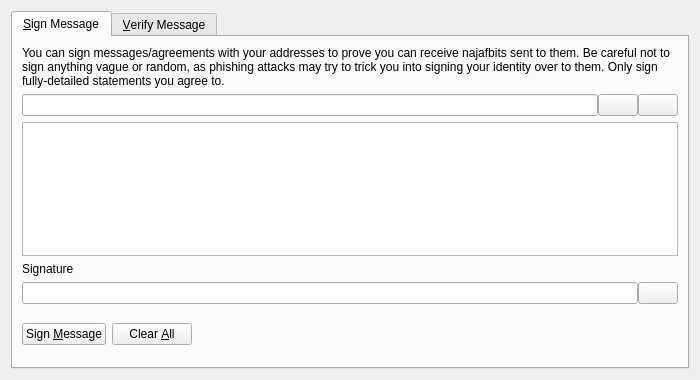
<?xml version="1.0" encoding="UTF-8"?>
<ui version="4.0">
 <class>SignVerifyMessageDialog</class>
 <widget class="QDialog" name="SignVerifyMessageDialog">
  <property name="geometry">
   <rect>
    <x>0</x>
    <y>0</y>
    <width>700</width>
    <height>380</height>
   </rect>
  </property>
  <property name="windowTitle">
   <string>Signatures - Sign / Verify a Message</string>
  </property>
  <property name="modal">
   <bool>true</bool>
  </property>
  <layout class="QVBoxLayout" name="verticalLayout">
   <item>
    <widget class="QTabWidget" name="tabWidget">
     <property name="currentIndex">
      <number>0</number>
     </property>
     <widget class="QWidget" name="tabSignMessage">
      <attribute name="title">
       <string>&amp;Sign Message</string>
      </attribute>
      <layout class="QVBoxLayout" name="verticalLayout_SM">
       <item>
        <widget class="QLabel" name="infoLabel_SM">
         <property name="text">
          <string>You can sign messages/agreements with your addresses to prove you can receive najafbits sent to them. Be careful not to sign anything vague or random, as phishing attacks may try to trick you into signing your identity over to them. Only sign fully-detailed statements you agree to.</string>
         </property>
         <property name="textFormat">
          <enum>Qt::PlainText</enum>
         </property>
         <property name="wordWrap">
          <bool>true</bool>
         </property>
        </widget>
       </item>
       <item>
        <layout class="QHBoxLayout" name="horizontalLayout_1_SM">
         <property name="spacing">
          <number>0</number>
         </property>
         <item>
          <widget class="QValidatedLineEdit" name="addressIn_SM">
           <property name="toolTip">
            <string>The Najafbit address to sign the message with</string>
           </property>
          </widget>
         </item>
         <item>
          <widget class="QPushButton" name="addressBookButton_SM">
           <property name="toolTip">
            <string>Choose previously used address</string>
           </property>
           <property name="text">
            <string/>
           </property>
           <property name="icon">
            <iconset resource="../najafbit.qrc">
             <normaloff>:/icons/address-book</normaloff>:/icons/address-book</iconset>
           </property>
           <property name="shortcut">
            <string>Alt+A</string>
           </property>
           <property name="autoDefault">
            <bool>false</bool>
           </property>
          </widget>
         </item>
         <item>
          <widget class="QPushButton" name="pasteButton_SM">
           <property name="toolTip">
            <string>Paste address from clipboard</string>
           </property>
           <property name="text">
            <string/>
           </property>
           <property name="icon">
            <iconset resource="../najafbit.qrc">
             <normaloff>:/icons/editpaste</normaloff>:/icons/editpaste</iconset>
           </property>
           <property name="shortcut">
            <string>Alt+P</string>
           </property>
           <property name="autoDefault">
            <bool>false</bool>
           </property>
          </widget>
         </item>
        </layout>
       </item>
       <item>
        <widget class="QPlainTextEdit" name="messageIn_SM">
         <property name="toolTip">
          <string>Enter the message you want to sign here</string>
         </property>
        </widget>
       </item>
       <item>
        <widget class="QLabel" name="signatureLabel_SM">
         <property name="text">
          <string>Signature</string>
         </property>
         <property name="textFormat">
          <enum>Qt::PlainText</enum>
         </property>
        </widget>
       </item>
       <item>
        <layout class="QHBoxLayout" name="horizontalLayout_2_SM">
         <property name="spacing">
          <number>0</number>
         </property>
         <item>
          <widget class="QLineEdit" name="signatureOut_SM">
           <property name="font">
            <font>
             <italic>true</italic>
            </font>
           </property>
           <property name="readOnly">
            <bool>true</bool>
           </property>
          </widget>
         </item>
         <item>
          <widget class="QPushButton" name="copySignatureButton_SM">
           <property name="toolTip">
            <string>Copy the current signature to the system clipboard</string>
           </property>
           <property name="text">
            <string/>
           </property>
           <property name="icon">
            <iconset resource="../najafbit.qrc">
             <normaloff>:/icons/editcopy</normaloff>:/icons/editcopy</iconset>
           </property>
           <property name="autoDefault">
            <bool>false</bool>
           </property>
          </widget>
         </item>
        </layout>
       </item>
       <item>
        <layout class="QHBoxLayout" name="horizontalLayout_3_SM">
         <item>
          <widget class="QPushButton" name="signMessageButton_SM">
           <property name="toolTip">
            <string>Sign the message to prove you own this Najafbit address</string>
           </property>
           <property name="text">
            <string>Sign &amp;Message</string>
           </property>
           <property name="icon">
            <iconset resource="../najafbit.qrc">
             <normaloff>:/icons/edit</normaloff>:/icons/edit</iconset>
           </property>
           <property name="autoDefault">
            <bool>false</bool>
           </property>
          </widget>
         </item>
         <item>
          <widget class="QPushButton" name="clearButton_SM">
           <property name="toolTip">
            <string>Reset all sign message fields</string>
           </property>
           <property name="text">
            <string>Clear &amp;All</string>
           </property>
           <property name="icon">
            <iconset resource="../najafbit.qrc">
             <normaloff>:/icons/remove</normaloff>:/icons/remove</iconset>
           </property>
           <property name="autoDefault">
            <bool>false</bool>
           </property>
          </widget>
         </item>
         <item>
          <spacer name="horizontalSpacer_1_SM">
           <property name="orientation">
            <enum>Qt::Horizontal</enum>
           </property>
           <property name="sizeHint" stdset="0">
            <size>
             <width>40</width>
             <height>48</height>
            </size>
           </property>
          </spacer>
         </item>
         <item>
          <widget class="QLabel" name="statusLabel_SM">
           <property name="font">
            <font>
             <weight>75</weight>
             <bold>true</bold>
            </font>
           </property>
           <property name="text">
            <string/>
           </property>
           <property name="wordWrap">
            <bool>true</bool>
           </property>
          </widget>
         </item>
         <item>
          <spacer name="horizontalSpacer_2_SM">
           <property name="orientation">
            <enum>Qt::Horizontal</enum>
           </property>
           <property name="sizeHint" stdset="0">
            <size>
             <width>40</width>
             <height>48</height>
            </size>
           </property>
          </spacer>
         </item>
        </layout>
       </item>
      </layout>
     </widget>
     <widget class="QWidget" name="tabVerifyMessage">
      <attribute name="title">
       <string>&amp;Verify Message</string>
      </attribute>
      <layout class="QVBoxLayout" name="verticalLayout_VM">
       <item>
        <widget class="QLabel" name="infoLabel_VM">
         <property name="text">
          <string>Enter the receiver's address, message (ensure you copy line breaks, spaces, tabs, etc. exactly) and signature below to verify the message. Be careful not to read more into the signature than what is in the signed message itself, to avoid being tricked by a man-in-the-middle attack. Note that this only proves the signing party receives with the address, it cannot prove sendership of any transaction!</string>
         </property>
         <property name="textFormat">
          <enum>Qt::PlainText</enum>
         </property>
         <property name="alignment">
          <set>Qt::AlignLeading|Qt::AlignLeft|Qt::AlignTop</set>
         </property>
         <property name="wordWrap">
          <bool>true</bool>
         </property>
        </widget>
       </item>
       <item>
        <layout class="QHBoxLayout" name="horizontalLayout_1_VM">
         <property name="spacing">
          <number>0</number>
         </property>
         <item>
          <widget class="QValidatedLineEdit" name="addressIn_VM">
           <property name="toolTip">
            <string>The Najafbit address the message was signed with</string>
           </property>
          </widget>
         </item>
         <item>
          <widget class="QPushButton" name="addressBookButton_VM">
           <property name="toolTip">
            <string>Choose previously used address</string>
           </property>
           <property name="text">
            <string/>
           </property>
           <property name="icon">
            <iconset resource="../najafbit.qrc">
             <normaloff>:/icons/address-book</normaloff>:/icons/address-book</iconset>
           </property>
           <property name="shortcut">
            <string>Alt+A</string>
           </property>
           <property name="autoDefault">
            <bool>false</bool>
           </property>
          </widget>
         </item>
        </layout>
       </item>
       <item>
        <widget class="QPlainTextEdit" name="messageIn_VM"/>
       </item>
       <item>
        <widget class="QValidatedLineEdit" name="signatureIn_VM"/>
       </item>
       <item>
        <layout class="QHBoxLayout" name="horizontalLayout_2_VM">
         <item>
          <widget class="QPushButton" name="verifyMessageButton_VM">
           <property name="toolTip">
            <string>Verify the message to ensure it was signed with the specified Najafbit address</string>
           </property>
           <property name="text">
            <string>Verify &amp;Message</string>
           </property>
           <property name="icon">
            <iconset resource="../najafbit.qrc">
             <normaloff>:/icons/transaction_0</normaloff>:/icons/transaction_0</iconset>
           </property>
           <property name="autoDefault">
            <bool>false</bool>
           </property>
          </widget>
         </item>
         <item>
          <widget class="QPushButton" name="clearButton_VM">
           <property name="toolTip">
            <string>Reset all verify message fields</string>
           </property>
           <property name="text">
            <string>Clear &amp;All</string>
           </property>
           <property name="icon">
            <iconset resource="../najafbit.qrc">
             <normaloff>:/icons/remove</normaloff>:/icons/remove</iconset>
           </property>
           <property name="autoDefault">
            <bool>false</bool>
           </property>
          </widget>
         </item>
         <item>
          <spacer name="horizontalSpacer_1_VM">
           <property name="orientation">
            <enum>Qt::Horizontal</enum>
           </property>
           <property name="sizeHint" stdset="0">
            <size>
             <width>40</width>
             <height>48</height>
            </size>
           </property>
          </spacer>
         </item>
         <item>
          <widget class="QLabel" name="statusLabel_VM">
           <property name="font">
            <font>
             <weight>75</weight>
             <bold>true</bold>
            </font>
           </property>
           <property name="text">
            <string/>
           </property>
           <property name="wordWrap">
            <bool>true</bool>
           </property>
          </widget>
         </item>
         <item>
          <spacer name="horizontalSpacer_2_VM">
           <property name="orientation">
            <enum>Qt::Horizontal</enum>
           </property>
           <property name="sizeHint" stdset="0">
            <size>
             <width>40</width>
             <height>48</height>
            </size>
           </property>
          </spacer>
         </item>
        </layout>
       </item>
      </layout>
     </widget>
    </widget>
   </item>
  </layout>
 </widget>
 <customwidgets>
  <customwidget>
   <class>QValidatedLineEdit</class>
   <extends>QLineEdit</extends>
   <header>qvalidatedlineedit.h</header>
  </customwidget>
 </customwidgets>
 <resources>
  <include location="../najafbit.qrc"/>
 </resources>
 <connections/>
</ui>
